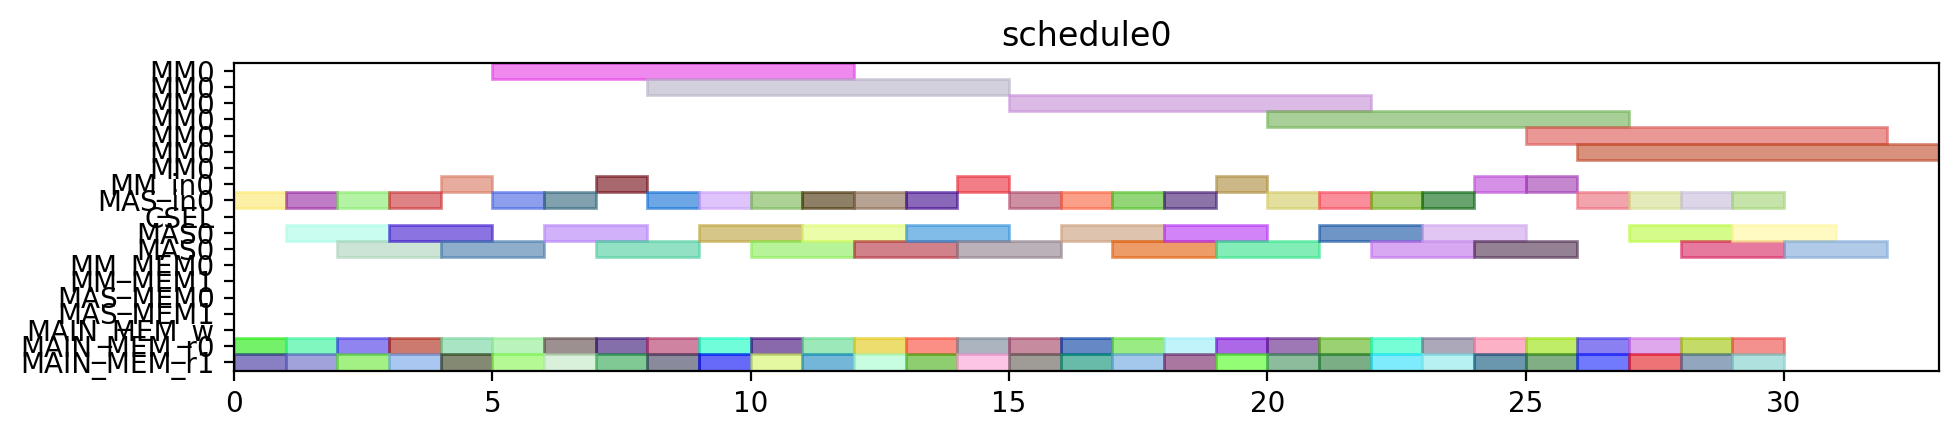

Recreate this plot in Python.
from pyschedule import Scenario, solvers, plotters, alt


def solve():
	horizon = 149
	S = Scenario("schedule0", horizon=horizon)

	# resource
	MM = S.Resources('MM', num=1, size=7)
	MM_in = S.Resources('MM_in', num=1)
	MAS_in = S.Resources('MAS_in', num=1)
	CSEL = S.Resource('CSEL')
	MAS = S.Resources('MAS', num=1, size=2, periods=range(1, horizon))
	MM_MEM = S.Resources('MM_MEM', num=2)
	MAS_MEM = S.Resources('MAS_MEM', num=2)
	MAIN_MEM_w = S.Resource('MAIN_MEM_w', size=1)
	MAIN_MEM_r = S.Resources('MAIN_MEM_r', num=2)

	# result of previous scheduling

	# new tasks
	d_t0_a1_0 = S.Task('d_t0_a1_0', length=2, delay_cost=1)
	d_t0_a1_0 += alt(MAS)
	d_t0_a1_0_in = S.Task('d_t0_a1_0_in', length=1, delay_cost=1)
	d_t0_a1_0_in += alt(MAS_in)
	S += d_t0_a1_0_in*MAS_in[0]<=d_t0_a1_0*MAS[0]

	d_t0_a1_0_mem0 = S.Task('d_t0_a1_0_mem0', length=1, delay_cost=1)
	d_t0_a1_0_mem0 += MAIN_MEM_r[0]
	S += d_t0_a1_0_mem0 <= d_t0_a1_0

	d_t0_a1_0_mem1 = S.Task('d_t0_a1_0_mem1', length=1, delay_cost=1)
	d_t0_a1_0_mem1 += MAIN_MEM_r[1]
	S += d_t0_a1_0_mem1 <= d_t0_a1_0

	d_t0_a1_1 = S.Task('d_t0_a1_1', length=2, delay_cost=1)
	d_t0_a1_1 += alt(MAS)
	d_t0_a1_1_in = S.Task('d_t0_a1_1_in', length=1, delay_cost=1)
	d_t0_a1_1_in += alt(MAS_in)
	S += d_t0_a1_1_in*MAS_in[0]<=d_t0_a1_1*MAS[0]

	d_t0_a1_1_mem0 = S.Task('d_t0_a1_1_mem0', length=1, delay_cost=1)
	d_t0_a1_1_mem0 += MAIN_MEM_r[0]
	S += d_t0_a1_1_mem0 <= d_t0_a1_1

	d_t0_a1_1_mem1 = S.Task('d_t0_a1_1_mem1', length=1, delay_cost=1)
	d_t0_a1_1_mem1 += MAIN_MEM_r[1]
	S += d_t0_a1_1_mem1 <= d_t0_a1_1

	d_t0_t10 = S.Task('d_t0_t10', length=2, delay_cost=1)
	d_t0_t10 += alt(MAS)
	d_t0_t10_in = S.Task('d_t0_t10_in', length=1, delay_cost=1)
	d_t0_t10_in += alt(MAS_in)
	S += d_t0_t10_in*MAS_in[0]<=d_t0_t10*MAS[0]

	d_t0_t10_mem0 = S.Task('d_t0_t10_mem0', length=1, delay_cost=1)
	d_t0_t10_mem0 += MAIN_MEM_r[0]
	S += d_t0_t10_mem0 <= d_t0_t10

	d_t0_t10_mem1 = S.Task('d_t0_t10_mem1', length=1, delay_cost=1)
	d_t0_t10_mem1 += MAIN_MEM_r[1]
	S += d_t0_t10_mem1 <= d_t0_t10

	d_t0_t11 = S.Task('d_t0_t11', length=2, delay_cost=1)
	d_t0_t11 += alt(MAS)
	d_t0_t11_in = S.Task('d_t0_t11_in', length=1, delay_cost=1)
	d_t0_t11_in += alt(MAS_in)
	S += d_t0_t11_in*MAS_in[0]<=d_t0_t11*MAS[0]

	d_t0_t11_mem0 = S.Task('d_t0_t11_mem0', length=1, delay_cost=1)
	d_t0_t11_mem0 += MAIN_MEM_r[0]
	S += d_t0_t11_mem0 <= d_t0_t11

	d_t0_t11_mem1 = S.Task('d_t0_t11_mem1', length=1, delay_cost=1)
	d_t0_t11_mem1 += MAIN_MEM_r[1]
	S += d_t0_t11_mem1 <= d_t0_t11

	d_t0_t3_t0 = S.Task('d_t0_t3_t0', length=7, delay_cost=1)
	d_t0_t3_t0 += alt(MM)
	d_t0_t3_t0_in = S.Task('d_t0_t3_t0_in', length=1, delay_cost=1)
	d_t0_t3_t0_in += alt(MM_in)
	S += d_t0_t3_t0_in*MM_in[0]<=d_t0_t3_t0*MM[0]
	d_t0_t3_t0_mem0 = S.Task('d_t0_t3_t0_mem0', length=1, delay_cost=1)
	d_t0_t3_t0_mem0 += MAIN_MEM_r[0]
	S += d_t0_t3_t0_mem0 <= d_t0_t3_t0

	d_t0_t3_t0_mem1 = S.Task('d_t0_t3_t0_mem1', length=1, delay_cost=1)
	d_t0_t3_t0_mem1 += MAIN_MEM_r[1]
	S += d_t0_t3_t0_mem1 <= d_t0_t3_t0

	d_t0_t3_t1 = S.Task('d_t0_t3_t1', length=7, delay_cost=1)
	d_t0_t3_t1 += alt(MM)
	d_t0_t3_t1_in = S.Task('d_t0_t3_t1_in', length=1, delay_cost=1)
	d_t0_t3_t1_in += alt(MM_in)
	S += d_t0_t3_t1_in*MM_in[0]<=d_t0_t3_t1*MM[0]
	d_t0_t3_t1_mem0 = S.Task('d_t0_t3_t1_mem0', length=1, delay_cost=1)
	d_t0_t3_t1_mem0 += MAIN_MEM_r[0]
	S += d_t0_t3_t1_mem0 <= d_t0_t3_t1

	d_t0_t3_t1_mem1 = S.Task('d_t0_t3_t1_mem1', length=1, delay_cost=1)
	d_t0_t3_t1_mem1 += MAIN_MEM_r[1]
	S += d_t0_t3_t1_mem1 <= d_t0_t3_t1

	d_t0_t3_t2 = S.Task('d_t0_t3_t2', length=2, delay_cost=1)
	d_t0_t3_t2 += alt(MAS)
	d_t0_t3_t2_in = S.Task('d_t0_t3_t2_in', length=1, delay_cost=1)
	d_t0_t3_t2_in += alt(MAS_in)
	S += d_t0_t3_t2_in*MAS_in[0]<=d_t0_t3_t2*MAS[0]

	d_t0_t3_t2_mem0 = S.Task('d_t0_t3_t2_mem0', length=1, delay_cost=1)
	d_t0_t3_t2_mem0 += MAIN_MEM_r[0]
	S += d_t0_t3_t2_mem0 <= d_t0_t3_t2

	d_t0_t3_t2_mem1 = S.Task('d_t0_t3_t2_mem1', length=1, delay_cost=1)
	d_t0_t3_t2_mem1 += MAIN_MEM_r[1]
	S += d_t0_t3_t2_mem1 <= d_t0_t3_t2

	d_t0_t3_t3 = S.Task('d_t0_t3_t3', length=2, delay_cost=1)
	d_t0_t3_t3 += alt(MAS)
	d_t0_t3_t3_in = S.Task('d_t0_t3_t3_in', length=1, delay_cost=1)
	d_t0_t3_t3_in += alt(MAS_in)
	S += d_t0_t3_t3_in*MAS_in[0]<=d_t0_t3_t3*MAS[0]

	d_t0_t3_t3_mem0 = S.Task('d_t0_t3_t3_mem0', length=1, delay_cost=1)
	d_t0_t3_t3_mem0 += MAIN_MEM_r[0]
	S += d_t0_t3_t3_mem0 <= d_t0_t3_t3

	d_t0_t3_t3_mem1 = S.Task('d_t0_t3_t3_mem1', length=1, delay_cost=1)
	d_t0_t3_t3_mem1 += MAIN_MEM_r[1]
	S += d_t0_t3_t3_mem1 <= d_t0_t3_t3

	d_t1_a1_0 = S.Task('d_t1_a1_0', length=2, delay_cost=1)
	d_t1_a1_0 += alt(MAS)
	d_t1_a1_0_in = S.Task('d_t1_a1_0_in', length=1, delay_cost=1)
	d_t1_a1_0_in += alt(MAS_in)
	S += d_t1_a1_0_in*MAS_in[0]<=d_t1_a1_0*MAS[0]

	d_t1_a1_0_mem0 = S.Task('d_t1_a1_0_mem0', length=1, delay_cost=1)
	d_t1_a1_0_mem0 += MAIN_MEM_r[0]
	S += d_t1_a1_0_mem0 <= d_t1_a1_0

	d_t1_a1_0_mem1 = S.Task('d_t1_a1_0_mem1', length=1, delay_cost=1)
	d_t1_a1_0_mem1 += MAIN_MEM_r[1]
	S += d_t1_a1_0_mem1 <= d_t1_a1_0

	d_t1_a1_1 = S.Task('d_t1_a1_1', length=2, delay_cost=1)
	d_t1_a1_1 += alt(MAS)
	d_t1_a1_1_in = S.Task('d_t1_a1_1_in', length=1, delay_cost=1)
	d_t1_a1_1_in += alt(MAS_in)
	S += d_t1_a1_1_in*MAS_in[0]<=d_t1_a1_1*MAS[0]

	d_t1_a1_1_mem0 = S.Task('d_t1_a1_1_mem0', length=1, delay_cost=1)
	d_t1_a1_1_mem0 += MAIN_MEM_r[0]
	S += d_t1_a1_1_mem0 <= d_t1_a1_1

	d_t1_a1_1_mem1 = S.Task('d_t1_a1_1_mem1', length=1, delay_cost=1)
	d_t1_a1_1_mem1 += MAIN_MEM_r[1]
	S += d_t1_a1_1_mem1 <= d_t1_a1_1

	d_t1_t10 = S.Task('d_t1_t10', length=2, delay_cost=1)
	d_t1_t10 += alt(MAS)
	d_t1_t10_in = S.Task('d_t1_t10_in', length=1, delay_cost=1)
	d_t1_t10_in += alt(MAS_in)
	S += d_t1_t10_in*MAS_in[0]<=d_t1_t10*MAS[0]

	d_t1_t10_mem0 = S.Task('d_t1_t10_mem0', length=1, delay_cost=1)
	d_t1_t10_mem0 += MAIN_MEM_r[0]
	S += d_t1_t10_mem0 <= d_t1_t10

	d_t1_t10_mem1 = S.Task('d_t1_t10_mem1', length=1, delay_cost=1)
	d_t1_t10_mem1 += MAIN_MEM_r[1]
	S += d_t1_t10_mem1 <= d_t1_t10

	d_t1_t11 = S.Task('d_t1_t11', length=2, delay_cost=1)
	d_t1_t11 += alt(MAS)
	d_t1_t11_in = S.Task('d_t1_t11_in', length=1, delay_cost=1)
	d_t1_t11_in += alt(MAS_in)
	S += d_t1_t11_in*MAS_in[0]<=d_t1_t11*MAS[0]

	d_t1_t11_mem0 = S.Task('d_t1_t11_mem0', length=1, delay_cost=1)
	d_t1_t11_mem0 += MAIN_MEM_r[0]
	S += d_t1_t11_mem0 <= d_t1_t11

	d_t1_t11_mem1 = S.Task('d_t1_t11_mem1', length=1, delay_cost=1)
	d_t1_t11_mem1 += MAIN_MEM_r[1]
	S += d_t1_t11_mem1 <= d_t1_t11

	d_t1_t3_t0 = S.Task('d_t1_t3_t0', length=7, delay_cost=1)
	d_t1_t3_t0 += alt(MM)
	d_t1_t3_t0_in = S.Task('d_t1_t3_t0_in', length=1, delay_cost=1)
	d_t1_t3_t0_in += alt(MM_in)
	S += d_t1_t3_t0_in*MM_in[0]<=d_t1_t3_t0*MM[0]
	d_t1_t3_t0_mem0 = S.Task('d_t1_t3_t0_mem0', length=1, delay_cost=1)
	d_t1_t3_t0_mem0 += MAIN_MEM_r[0]
	S += d_t1_t3_t0_mem0 <= d_t1_t3_t0

	d_t1_t3_t0_mem1 = S.Task('d_t1_t3_t0_mem1', length=1, delay_cost=1)
	d_t1_t3_t0_mem1 += MAIN_MEM_r[1]
	S += d_t1_t3_t0_mem1 <= d_t1_t3_t0

	d_t1_t3_t1 = S.Task('d_t1_t3_t1', length=7, delay_cost=1)
	d_t1_t3_t1 += alt(MM)
	d_t1_t3_t1_in = S.Task('d_t1_t3_t1_in', length=1, delay_cost=1)
	d_t1_t3_t1_in += alt(MM_in)
	S += d_t1_t3_t1_in*MM_in[0]<=d_t1_t3_t1*MM[0]
	d_t1_t3_t1_mem0 = S.Task('d_t1_t3_t1_mem0', length=1, delay_cost=1)
	d_t1_t3_t1_mem0 += MAIN_MEM_r[0]
	S += d_t1_t3_t1_mem0 <= d_t1_t3_t1

	d_t1_t3_t1_mem1 = S.Task('d_t1_t3_t1_mem1', length=1, delay_cost=1)
	d_t1_t3_t1_mem1 += MAIN_MEM_r[1]
	S += d_t1_t3_t1_mem1 <= d_t1_t3_t1

	d_t1_t3_t2 = S.Task('d_t1_t3_t2', length=2, delay_cost=1)
	d_t1_t3_t2 += alt(MAS)
	d_t1_t3_t2_in = S.Task('d_t1_t3_t2_in', length=1, delay_cost=1)
	d_t1_t3_t2_in += alt(MAS_in)
	S += d_t1_t3_t2_in*MAS_in[0]<=d_t1_t3_t2*MAS[0]

	d_t1_t3_t2_mem0 = S.Task('d_t1_t3_t2_mem0', length=1, delay_cost=1)
	d_t1_t3_t2_mem0 += MAIN_MEM_r[0]
	S += d_t1_t3_t2_mem0 <= d_t1_t3_t2

	d_t1_t3_t2_mem1 = S.Task('d_t1_t3_t2_mem1', length=1, delay_cost=1)
	d_t1_t3_t2_mem1 += MAIN_MEM_r[1]
	S += d_t1_t3_t2_mem1 <= d_t1_t3_t2

	d_t1_t3_t3 = S.Task('d_t1_t3_t3', length=2, delay_cost=1)
	d_t1_t3_t3 += alt(MAS)
	d_t1_t3_t3_in = S.Task('d_t1_t3_t3_in', length=1, delay_cost=1)
	d_t1_t3_t3_in += alt(MAS_in)
	S += d_t1_t3_t3_in*MAS_in[0]<=d_t1_t3_t3*MAS[0]

	d_t1_t3_t3_mem0 = S.Task('d_t1_t3_t3_mem0', length=1, delay_cost=1)
	d_t1_t3_t3_mem0 += MAIN_MEM_r[0]
	S += d_t1_t3_t3_mem0 <= d_t1_t3_t3

	d_t1_t3_t3_mem1 = S.Task('d_t1_t3_t3_mem1', length=1, delay_cost=1)
	d_t1_t3_t3_mem1 += MAIN_MEM_r[1]
	S += d_t1_t3_t3_mem1 <= d_t1_t3_t3

	d_t2_a1_0 = S.Task('d_t2_a1_0', length=2, delay_cost=1)
	d_t2_a1_0 += alt(MAS)
	d_t2_a1_0_in = S.Task('d_t2_a1_0_in', length=1, delay_cost=1)
	d_t2_a1_0_in += alt(MAS_in)
	S += d_t2_a1_0_in*MAS_in[0]<=d_t2_a1_0*MAS[0]

	d_t2_a1_0_mem0 = S.Task('d_t2_a1_0_mem0', length=1, delay_cost=1)
	d_t2_a1_0_mem0 += MAIN_MEM_r[0]
	S += d_t2_a1_0_mem0 <= d_t2_a1_0

	d_t2_a1_0_mem1 = S.Task('d_t2_a1_0_mem1', length=1, delay_cost=1)
	d_t2_a1_0_mem1 += MAIN_MEM_r[1]
	S += d_t2_a1_0_mem1 <= d_t2_a1_0

	d_t2_a1_1 = S.Task('d_t2_a1_1', length=2, delay_cost=1)
	d_t2_a1_1 += alt(MAS)
	d_t2_a1_1_in = S.Task('d_t2_a1_1_in', length=1, delay_cost=1)
	d_t2_a1_1_in += alt(MAS_in)
	S += d_t2_a1_1_in*MAS_in[0]<=d_t2_a1_1*MAS[0]

	d_t2_a1_1_mem0 = S.Task('d_t2_a1_1_mem0', length=1, delay_cost=1)
	d_t2_a1_1_mem0 += MAIN_MEM_r[0]
	S += d_t2_a1_1_mem0 <= d_t2_a1_1

	d_t2_a1_1_mem1 = S.Task('d_t2_a1_1_mem1', length=1, delay_cost=1)
	d_t2_a1_1_mem1 += MAIN_MEM_r[1]
	S += d_t2_a1_1_mem1 <= d_t2_a1_1

	d_t2_t10 = S.Task('d_t2_t10', length=2, delay_cost=1)
	d_t2_t10 += alt(MAS)
	d_t2_t10_in = S.Task('d_t2_t10_in', length=1, delay_cost=1)
	d_t2_t10_in += alt(MAS_in)
	S += d_t2_t10_in*MAS_in[0]<=d_t2_t10*MAS[0]

	d_t2_t10_mem0 = S.Task('d_t2_t10_mem0', length=1, delay_cost=1)
	d_t2_t10_mem0 += MAIN_MEM_r[0]
	S += d_t2_t10_mem0 <= d_t2_t10

	d_t2_t10_mem1 = S.Task('d_t2_t10_mem1', length=1, delay_cost=1)
	d_t2_t10_mem1 += MAIN_MEM_r[1]
	S += d_t2_t10_mem1 <= d_t2_t10

	d_t2_t11 = S.Task('d_t2_t11', length=2, delay_cost=1)
	d_t2_t11 += alt(MAS)
	d_t2_t11_in = S.Task('d_t2_t11_in', length=1, delay_cost=1)
	d_t2_t11_in += alt(MAS_in)
	S += d_t2_t11_in*MAS_in[0]<=d_t2_t11*MAS[0]

	d_t2_t11_mem0 = S.Task('d_t2_t11_mem0', length=1, delay_cost=1)
	d_t2_t11_mem0 += MAIN_MEM_r[0]
	S += d_t2_t11_mem0 <= d_t2_t11

	d_t2_t11_mem1 = S.Task('d_t2_t11_mem1', length=1, delay_cost=1)
	d_t2_t11_mem1 += MAIN_MEM_r[1]
	S += d_t2_t11_mem1 <= d_t2_t11

	d_t2_t3_t0 = S.Task('d_t2_t3_t0', length=7, delay_cost=1)
	d_t2_t3_t0 += alt(MM)
	d_t2_t3_t0_in = S.Task('d_t2_t3_t0_in', length=1, delay_cost=1)
	d_t2_t3_t0_in += alt(MM_in)
	S += d_t2_t3_t0_in*MM_in[0]<=d_t2_t3_t0*MM[0]
	d_t2_t3_t0_mem0 = S.Task('d_t2_t3_t0_mem0', length=1, delay_cost=1)
	d_t2_t3_t0_mem0 += MAIN_MEM_r[0]
	S += d_t2_t3_t0_mem0 <= d_t2_t3_t0

	d_t2_t3_t0_mem1 = S.Task('d_t2_t3_t0_mem1', length=1, delay_cost=1)
	d_t2_t3_t0_mem1 += MAIN_MEM_r[1]
	S += d_t2_t3_t0_mem1 <= d_t2_t3_t0

	d_t2_t3_t1 = S.Task('d_t2_t3_t1', length=7, delay_cost=1)
	d_t2_t3_t1 += alt(MM)
	d_t2_t3_t1_in = S.Task('d_t2_t3_t1_in', length=1, delay_cost=1)
	d_t2_t3_t1_in += alt(MM_in)
	S += d_t2_t3_t1_in*MM_in[0]<=d_t2_t3_t1*MM[0]
	d_t2_t3_t1_mem0 = S.Task('d_t2_t3_t1_mem0', length=1, delay_cost=1)
	d_t2_t3_t1_mem0 += MAIN_MEM_r[0]
	S += d_t2_t3_t1_mem0 <= d_t2_t3_t1

	d_t2_t3_t1_mem1 = S.Task('d_t2_t3_t1_mem1', length=1, delay_cost=1)
	d_t2_t3_t1_mem1 += MAIN_MEM_r[1]
	S += d_t2_t3_t1_mem1 <= d_t2_t3_t1

	d_t2_t3_t2 = S.Task('d_t2_t3_t2', length=2, delay_cost=1)
	d_t2_t3_t2 += alt(MAS)
	d_t2_t3_t2_in = S.Task('d_t2_t3_t2_in', length=1, delay_cost=1)
	d_t2_t3_t2_in += alt(MAS_in)
	S += d_t2_t3_t2_in*MAS_in[0]<=d_t2_t3_t2*MAS[0]

	d_t2_t3_t2_mem0 = S.Task('d_t2_t3_t2_mem0', length=1, delay_cost=1)
	d_t2_t3_t2_mem0 += MAIN_MEM_r[0]
	S += d_t2_t3_t2_mem0 <= d_t2_t3_t2

	d_t2_t3_t2_mem1 = S.Task('d_t2_t3_t2_mem1', length=1, delay_cost=1)
	d_t2_t3_t2_mem1 += MAIN_MEM_r[1]
	S += d_t2_t3_t2_mem1 <= d_t2_t3_t2

	d_t2_t3_t3 = S.Task('d_t2_t3_t3', length=2, delay_cost=1)
	d_t2_t3_t3 += alt(MAS)
	d_t2_t3_t3_in = S.Task('d_t2_t3_t3_in', length=1, delay_cost=1)
	d_t2_t3_t3_in += alt(MAS_in)
	S += d_t2_t3_t3_in*MAS_in[0]<=d_t2_t3_t3*MAS[0]

	d_t2_t3_t3_mem0 = S.Task('d_t2_t3_t3_mem0', length=1, delay_cost=1)
	d_t2_t3_t3_mem0 += MAIN_MEM_r[0]
	S += d_t2_t3_t3_mem0 <= d_t2_t3_t3

	d_t2_t3_t3_mem1 = S.Task('d_t2_t3_t3_mem1', length=1, delay_cost=1)
	d_t2_t3_t3_mem1 += MAIN_MEM_r[1]
	S += d_t2_t3_t3_mem1 <= d_t2_t3_t3

	d_t3000 = S.Task('d_t3000', length=2, delay_cost=1)
	d_t3000 += alt(MAS)
	d_t3000_in = S.Task('d_t3000_in', length=1, delay_cost=1)
	d_t3000_in += alt(MAS_in)
	S += d_t3000_in*MAS_in[0]<=d_t3000*MAS[0]

	d_t3000_mem0 = S.Task('d_t3000_mem0', length=1, delay_cost=1)
	d_t3000_mem0 += MAIN_MEM_r[0]
	S += d_t3000_mem0 <= d_t3000

	d_t3000_mem1 = S.Task('d_t3000_mem1', length=1, delay_cost=1)
	d_t3000_mem1 += MAIN_MEM_r[1]
	S += d_t3000_mem1 <= d_t3000

	d_t3001 = S.Task('d_t3001', length=2, delay_cost=1)
	d_t3001 += alt(MAS)
	d_t3001_in = S.Task('d_t3001_in', length=1, delay_cost=1)
	d_t3001_in += alt(MAS_in)
	S += d_t3001_in*MAS_in[0]<=d_t3001*MAS[0]

	d_t3001_mem0 = S.Task('d_t3001_mem0', length=1, delay_cost=1)
	d_t3001_mem0 += MAIN_MEM_r[0]
	S += d_t3001_mem0 <= d_t3001

	d_t3001_mem1 = S.Task('d_t3001_mem1', length=1, delay_cost=1)
	d_t3001_mem1 += MAIN_MEM_r[1]
	S += d_t3001_mem1 <= d_t3001

	d_t3010 = S.Task('d_t3010', length=2, delay_cost=1)
	d_t3010 += alt(MAS)
	d_t3010_in = S.Task('d_t3010_in', length=1, delay_cost=1)
	d_t3010_in += alt(MAS_in)
	S += d_t3010_in*MAS_in[0]<=d_t3010*MAS[0]

	d_t3010_mem0 = S.Task('d_t3010_mem0', length=1, delay_cost=1)
	d_t3010_mem0 += MAIN_MEM_r[0]
	S += d_t3010_mem0 <= d_t3010

	d_t3010_mem1 = S.Task('d_t3010_mem1', length=1, delay_cost=1)
	d_t3010_mem1 += MAIN_MEM_r[1]
	S += d_t3010_mem1 <= d_t3010

	d_t3011 = S.Task('d_t3011', length=2, delay_cost=1)
	d_t3011 += alt(MAS)
	d_t3011_in = S.Task('d_t3011_in', length=1, delay_cost=1)
	d_t3011_in += alt(MAS_in)
	S += d_t3011_in*MAS_in[0]<=d_t3011*MAS[0]

	d_t3011_mem0 = S.Task('d_t3011_mem0', length=1, delay_cost=1)
	d_t3011_mem0 += MAIN_MEM_r[0]
	S += d_t3011_mem0 <= d_t3011

	d_t3011_mem1 = S.Task('d_t3011_mem1', length=1, delay_cost=1)
	d_t3011_mem1 += MAIN_MEM_r[1]
	S += d_t3011_mem1 <= d_t3011

	d_t4000 = S.Task('d_t4000', length=2, delay_cost=1)
	d_t4000 += alt(MAS)
	d_t4000_in = S.Task('d_t4000_in', length=1, delay_cost=1)
	d_t4000_in += alt(MAS_in)
	S += d_t4000_in*MAS_in[0]<=d_t4000*MAS[0]

	d_t4000_mem0 = S.Task('d_t4000_mem0', length=1, delay_cost=1)
	d_t4000_mem0 += MAIN_MEM_r[0]
	S += d_t4000_mem0 <= d_t4000

	d_t4000_mem1 = S.Task('d_t4000_mem1', length=1, delay_cost=1)
	d_t4000_mem1 += MAIN_MEM_r[1]
	S += d_t4000_mem1 <= d_t4000

	d_t4001 = S.Task('d_t4001', length=2, delay_cost=1)
	d_t4001 += alt(MAS)
	d_t4001_in = S.Task('d_t4001_in', length=1, delay_cost=1)
	d_t4001_in += alt(MAS_in)
	S += d_t4001_in*MAS_in[0]<=d_t4001*MAS[0]

	d_t4001_mem0 = S.Task('d_t4001_mem0', length=1, delay_cost=1)
	d_t4001_mem0 += MAIN_MEM_r[0]
	S += d_t4001_mem0 <= d_t4001

	d_t4001_mem1 = S.Task('d_t4001_mem1', length=1, delay_cost=1)
	d_t4001_mem1 += MAIN_MEM_r[1]
	S += d_t4001_mem1 <= d_t4001

	solvers.mip.solve(S,msg=1,kind='CPLEX',ratio_gap=1.01)

	solution = [['hoge']*len(S.solution()[1]) for i in range(len(S.solution()))]
	for i in range(len(S.solution())):
		for j in range(len(S.solution()[i])):
			solution[i][j]=str(S.solution()[i][j])
	print(solution)

	cycles = int(solution[-1][3])

	pic_file_name = "/mnt/rose/usr1/fukuda/ABE/multiRAM_multiMAS_16mux/scheduling_result/stage7MM1_stage2MAS1/FP12_LADDERMUL/schedule0.png"
	if(S.solution() != []):
		plotters.matplotlib.plot(S,img_filename=pic_file_name, show_task_labels=False, fig_size=(cycles*0.25+3, 2))

	return solution
